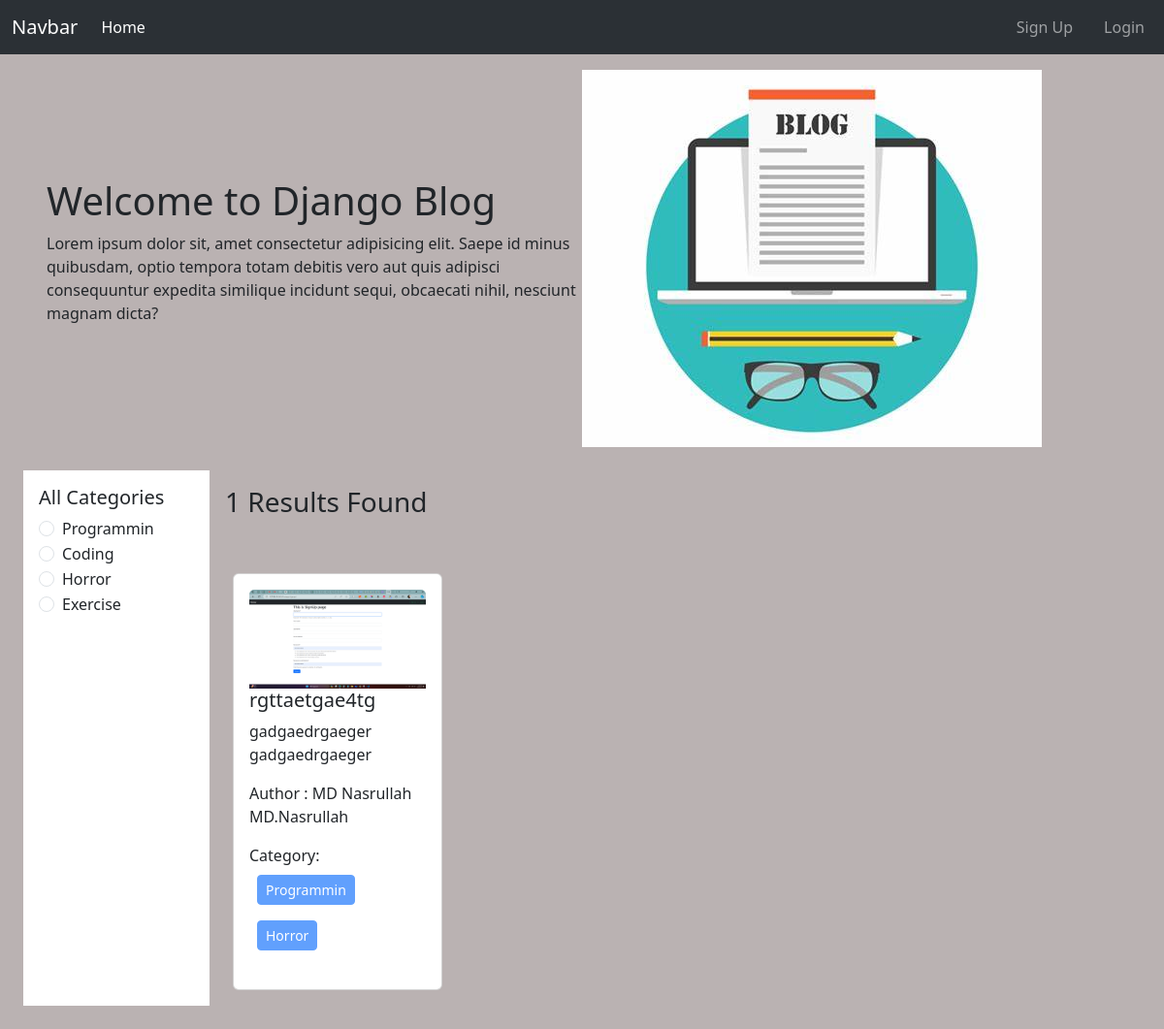
The page /category/programmin/ on the database its author committed.
### categories/models.py (models this page shows, shortened)
class Category(models.Model):
    name = models.CharField(max_length=100, unique=True)
    slug = models.SlugField(max_length=100,unique=True, blank=True, null=True)

### posts/models.py (models this page shows)
class Post(models.Model):
    title = models.CharField(max_length=100)
    content = models.TextField()
    category = models.ManyToManyField(Category)
    author = models.ForeignKey(User, on_delete=models.CASCADE)
    image = models.ImageField(upload_to='uploads/', blank=True, null=True)
    def __str__(self):
        return self.title

### project_8/views.py (the view)
# urls.py: 2. Add a URL to urlpatterns:  path('', views.home, name='home')
def home(request, category_slug = None):
    data = Post.objects.all()
    if category_slug is not None:
        category = Category.objects.get(slug=category_slug)
        data = Post.objects.filter(category = category)
    categories = Category.objects.all()
    print(data)
    return render(request, 'home.html', {'data': data, 'categories': categories})

### templates/home.html
{% extends "base.html" %}
{% load static %}
{% load crispy_forms_tags %} {% block content %}
<div class="d-flex flex-wrap px-5 pt-3 align-items-center">
  <div class="col-6">
    <h1>Welcome to Django Blog</h1>
    <p>Lorem ipsum dolor sit, amet consectetur adipisicing elit. Saepe id minus quibusdam, optio tempora totam debitis vero aut quis adipisci consequuntur expedita similique incidunt sequi, obcaecati nihil, nesciunt magnam dicta?</p>
  </div>
  <div class="col-6">
    <img src="{% static 'blog.jpg' %}" alt="">
  </div>
</div>
<div class="d-flex flex-wrap p-4">
  <div class="col-2 bg-white p-3">
    <h5>All Categories</h5>
    {% for cat in categories %}
    <div class="form-check">
      <input class="form-check-input" type="radio" name="categories" id="{{cat.id}}">
      <label class="form-check-label" for="{{cat.id}}">
        <a class="text-decoration-none text-dark" href="{% url 'category_wise_post' cat.slug %} ">{{cat.name}}</a>
      </label>
    </div>
    {% endfor %}
  </div>
  <div class="col-10 p-3">
    <h3>{{data | length }} Results Found</h3>
    <div class="d-flex flex-wrap pt-5">
    {% for data in data %}
    <div class="col-sm-3">
      <div class="card mx-2">
        <div class="card-body">
          <img src="{{data.image.url}}" class="card-img-top" alt="...">
          <h5 class="card-title"><a href="{% url 'details' data.pk %}" class="text-decoration-none text-dark">{{data.title}}</a></h5>
          <p class="card-text">
            {{data.content}} {{data.content | truncatewords:10}}
          </p>
          <p>Author : {{data.author.first_name}} {{data.author.last_name}}</p>
          <p>
            Category: {% for cat in data.category.all %}
            <button class="btn btn-primary btn-sm m-2" disabled> {{cat.name}} </button>
            {% endfor %}
          </p>
        </div>
      </div>
    </div>
    {% endfor %}
    </div>
  </div>
</div>
{% endblock %}

### rows shown on the page
Category: name "Programmin"
Category: name "Coding"
Category: name "Horror"
Category: name "Exercise"
Post: image (picture), title "rgttaetgae4tg", content "gadgaedrgaeger", author.first_name "MD Nasrullah", author.last_name "MD.Nasrullah"

### other values the page prints
{{ data | length }} "1"
